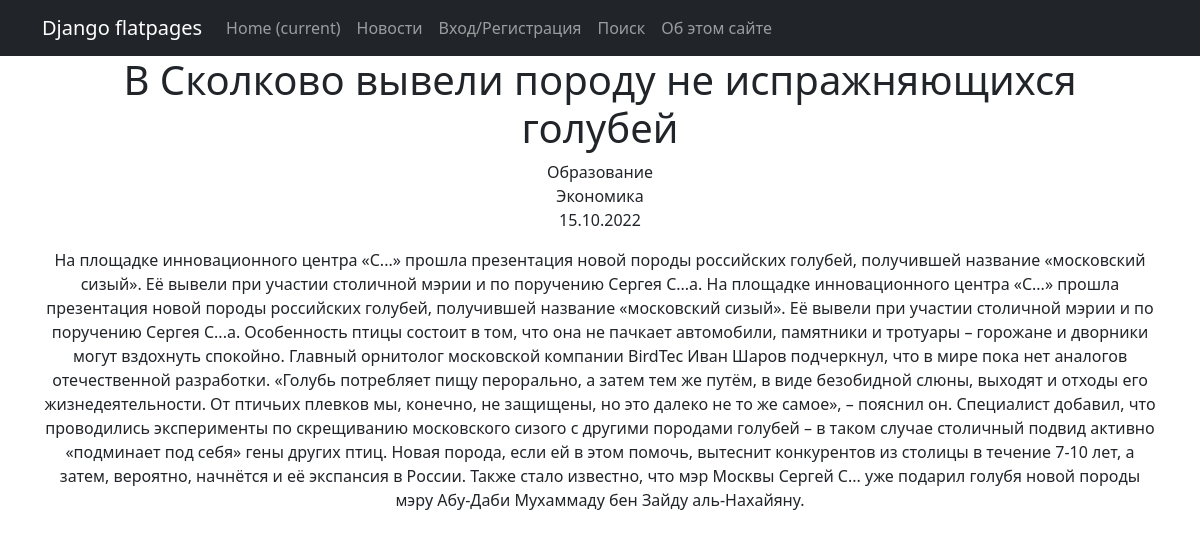
/2, run on the app's committed database.
### news/models.py (models this page shows, shortened)
class Post(models.Model):
    author = models.ForeignKey(Author, on_delete=models.CASCADE)
    categories = models.ManyToManyField(Category, through='PostCategory')
    post_type = models.CharField(max_length=7, choices=POST_TYPE, default=article)
    create_time = models.DateTimeField(auto_now_add=True)
    title = models.TextField(default='Заголовок статьи')
    text = models.TextField(default='Текст статьи')
    rating = models.IntegerField(default=0)

class Category(models.Model):
    name = models.CharField(max_length=255, unique=True)
    subscribers = models.ManyToManyField(User, related_name = 'categories') #подписчики в данной категории

### news/views.py (the view)
# urls.py: path('<int:pk>', PostDetail.as_view(), name='post_detail'),
class PostDetail(DetailView):
    model = Post
    template_name = 'post.html'
    context_object_name = 'post'

### news/templatetags/custom_filters.py (called while the page is built)
@register.filter()
def censor(value):
    new_value = value
    for word in dictionary:
        new_value = new_value.replace(word, word[0]+'...')
    return (new_value)

### news/templates/post.html (shortened to what this page needs)
{% extends 'flatpages/default.html' %}
{% block content %}
{% load custom_filters %}
<h1>{{ post.title }}</h1>
{% for category in post.categories.all %}
    {{ category.name }}<br>
{% endfor %}
<p>{{ post.create_time|date:"d.m.Y" }}</p>
<p>{{ post.text|censor }}<p>
<p>{% if perms.news.change_post %}<a href="/news/{{ post.id }}/edit">Редактировать</a>{% endif %}&nbsp;&nbsp;&nbsp;{% if perms.news.delete_post %}<a href="/news/{{ post.id }}/delete">Удалить</a>{% endif %}</p>
{% endblock content %}

### data on the page
Post: title "В Сколково вывели породу не испражняющихся голубей", create_time "15.10.2022", text|censor "На площадке инновационного центра «С...» прошла презентация новой породы российских голубей, получившей название «московский сизый». Её вывели при участии столичной мэрии и по поручению Сергея С...а. На площадке инновационного центра «С...» прошла презентация новой породы российских голубей, получившей название «московский сизый». Её вывели при участии столичной мэрии и по поручению Сергея С...а. Особенность птицы состоит в том, что она не пачкает автомобили, памятники и тротуары – горожане и дворники могут вздохнуть спокойно. Главный орнитолог московской компании BirdTec Иван Шаров подчеркнул, что в мире пока нет аналогов отечественной разработки. «Голубь потребляет пищу перорально, а…"
Category: name "Образование"
Category: name "Экономика"
